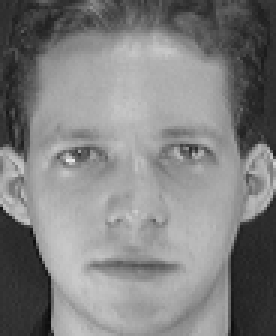
#> input picture 202618003_Lab7/data/archive/s1/1.pgm, 92 x 112 px (shown 3 times larger); its folder holds only this picture in this run
$ jupyter execute --allow-errors 202618003_Lab07.ipynb
#> lines starting #> are read from the running program, lines starting #| are printed output that depends on the picture
# DS605 Lab Assignment 7
## Image Representation, PCA, Eigenfaces and Face Recognition

**Course:** DS605 — Fundamentals of Machine Learning

### Objective
The objective of this project is to represent face images numerically, reduce their dimensionality using Principal Component Analysis (PCA), visualize eigenfaces, reconstruct images, perform face recognition in the reduced feature space, and compare the results with traditional machine-learning classifiers.

### Project Workflow
1. Load and inspect the grayscale face images.
2. Flatten the images into feature vectors and create the feature matrix.
3. Split the dataset into training and testing sets.
4. Implement PCA using NumPy eigendecomposition and Singular Value Decomposition (SVD).
5. Analyze explained variance and visualize eigenfaces.
6. Reconstruct images and evaluate compression.
7. Perform similarity-based face recognition.
8. Compare recognition performance using raw pixels and PCA features.
9. Train and evaluate traditional machine-learning classifiers.
10. Summarize the findings and prepare the project for GitHub.

**Reproducibility:** A fixed random seed will be used wherever randomness is involved.

**Implementation constraint:** PCA and eigenface calculations will be implemented using NumPy linear-algebra operations, without using scikit-learn's PCA implementation.

[cell 1]
# ============================================================
# 1. IMPORTS AND PROJECT CONFIGURATION
# ============================================================

from pathlib import Path

import numpy as np
import pandas as pd
import matplotlib.pyplot as plt

from PIL import Image

# Reproducibility
RANDOM_SEED = 42
np.random.seed(RANDOM_SEED)

# Display settings
np.set_printoptions(precision=4, suppress=True)
plt.rcParams["figure.figsize"] = (8, 5)

print("Imports completed successfully.")
print(f"NumPy version: {np.__version__}")
print(f"Pandas version: {pd.__version__}")

[cell 2]
# ============================================================
# 2. INSPECT THE CURRENT WORKING DIRECTORY
# ============================================================

PROJECT_ROOT = Path.cwd()

print("Current working directory:")
print(PROJECT_ROOT)

print("\nFiles and folders in the current directory:")

for item in sorted(PROJECT_ROOT.iterdir()):
    print(f"{'[DIR] ' if item.is_dir() else '[FILE]'} {item.name}")

## Part A — Image Representation

### A1. Dataset Inspection

Before processing the images, we inspect the dataset directory to identify its folder structure and image files. This helps us determine how subject labels can be extracted and how the images should be loaded.

[cell 3]
# ============================================================
# 3. DATASET DIRECTORY INSPECTION
# ============================================================

DATASET_ROOT = PROJECT_ROOT / "data"

if not DATASET_ROOT.exists():
    raise FileNotFoundError(
        f"Dataset directory not found: {DATASET_ROOT}"
    )

print("Dataset directory:", DATASET_ROOT)
print("\nTop-level contents:")

for item in sorted(DATASET_ROOT.iterdir()):
    print(f"{'[DIR] ' if item.is_dir() else '[FILE]'} {item.name}")

# Count files by extension recursively
all_dataset_files = [
    file_path
    for file_path in DATASET_ROOT.rglob("*")
    if file_path.is_file()
]

extension_counts = {}

for file_path in all_dataset_files:
    extension = file_path.suffix.lower() or "[no extension]"
    extension_counts[extension] = extension_counts.get(extension, 0) + 1

print("\nTotal files:", len(all_dataset_files))
print("\nFile counts by extension:")

for extension, count in sorted(extension_counts.items()):
    print(f"{extension}: {count}")

print("\nFirst 15 file paths:")

for file_path in all_dataset_files[:15]:
    print(file_path.relative_to(DATASET_ROOT))

### A2. Loading and Inspecting Images

The ORL dataset contains grayscale face images stored in PGM format. Each image will be loaded as a two-dimensional NumPy array, where each element represents a pixel intensity.

We will extract the subject label from the parent folder name and the image number from the filename. Before proceeding, we will verify that the images have consistent dimensions and inspect their intensity values.

[cell 4]
# ============================================================
# 4. LOAD ORL FACE IMAGES
# ============================================================

IMAGE_DATA_DIR = DATASET_ROOT / "archive"

if not IMAGE_DATA_DIR.exists():
    raise FileNotFoundError(
        f"Image directory not found: {IMAGE_DATA_DIR}"
    )

# Collect PGM image files
orl_image_paths = list(IMAGE_DATA_DIR.rglob("*.pgm"))

# Sort numerically by subject and image number
orl_image_paths = sorted(
    orl_image_paths,
    key=lambda path: (
        int(path.parent.name[1:]),
        int(path.stem)
    )
)

orl_image_arrays = []
orl_subject_labels = []
orl_image_filenames = []

for image_path in orl_image_paths:
    with Image.open(image_path) as image_file:
#> image_file is the input picture: PIL image 92x112 L; min 11, max 234, mean 128.3
        grayscale_image = np.asarray(
            image_file.convert("L"),
            dtype=np.uint8
        )

    orl_image_arrays.append(grayscale_image)
    orl_subject_labels.append(image_path.parent.name)
    orl_image_filenames.append(image_path.name)

print("Number of images loaded:", len(orl_image_arrays))
#| Number of images loaded: 2
print("Number of labels:", len(orl_subject_labels))
print("Number of unique subjects:", len(set(orl_subject_labels)))

[cell 5]
# ============================================================
# 5. VALIDATE DATASET STRUCTURE
# ============================================================

orl_image_shapes = [
    image_array.shape for image_array in orl_image_arrays
]
#> orl_image_shapes = [(112, 92), (112, 92)]

orl_unique_shapes = sorted(set(orl_image_shapes))
#> orl_unique_shapes = [(112, 92)]

print("Unique image dimensions:", orl_unique_shapes)
#| Unique image dimensions: [(112, 92)]

print("\nFirst image:")
print("Shape:", orl_image_arrays[0].shape)
#| Shape: (112, 92)
print("Data type:", orl_image_arrays[0].dtype)
#| Data type: uint8
print("Minimum intensity:", orl_image_arrays[0].min())
#| Minimum intensity: 11
print("Maximum intensity:", orl_image_arrays[0].max())
#| Maximum intensity: 234
print("Mean intensity:", round(orl_image_arrays[0].mean(), 2))
#| Mean intensity: 128.34

# Count images per subject
orl_subject_counts = (
    pd.Series(orl_subject_labels, name="subject")
    .value_counts()
    .sort_index()
    .rename_axis("subject")
    .reset_index(name="image_count")
)

display(orl_subject_counts)

# Validate assumptions before further processing
assert len(orl_image_arrays) > 0, "No images were loaded."
assert len(orl_image_arrays) == len(orl_subject_labels)
assert len(orl_unique_shapes) == 1, (
    "Images have inconsistent dimensions; preprocessing is required."
)

print("\nDataset validation completed.")

[cell 6]
# ============================================================
# 6. VISUALIZE SAMPLE FACE IMAGES
# ============================================================

orl_sample_indices = [0, 1, 2, 9, 10, 20, 30, 39]

fig, axes = plt.subplots(2, 4, figsize=(12, 7))

#> (the rest of this cell did not finish here and is left out)

### A3. Flattening Images into Feature Vectors

A grayscale image is represented as a two-dimensional pixel matrix. Machine-learning algorithms require a numerical feature representation, so each image is flattened into a one-dimensional vector.

For an image of height \(H=112\) and width \(W=92\), the feature vector contains \(H \times W = 10{,}304\) pixel values.

Stacking the feature vectors produces the complete image matrix \(X\), where each row corresponds to an image and each column corresponds to a pixel position. A separate label vector stores the identity of the subject associated with each image.

[cell 7]
# ============================================================
# 7. CREATE THE COMPLETE IMAGE FEATURE MATRIX
# ============================================================

orl_image_height, orl_image_width = orl_image_arrays[0].shape
orl_num_pixels = orl_image_height * orl_image_width

# Flatten each image and stack the vectors row-wise
orl_image_matrix = np.stack(
    [image_array.reshape(-1) for image_array in orl_image_arrays],
    axis=0
)

# Store labels and filenames as NumPy arrays
orl_labels_array = np.asarray(orl_subject_labels)
orl_filenames_array = np.asarray(orl_image_filenames)

print("Image matrix shape:", orl_image_matrix.shape)
#| Image matrix shape: (2, 10304)
print("Labels array shape:", orl_labels_array.shape)
print("Number of pixel features:", orl_num_pixels)
#| Number of pixel features: 10304
print("Image matrix data type:", orl_image_matrix.dtype)
#| Image matrix data type: uint8

print("\nFirst 10 pixel values of the first image:")
print(orl_image_matrix[0, :10])
#| [48 49 45 47 49 57 39 42 53 49]

# Verify dimensions and alignment
#> (the rest of this cell did not finish here and is left out)

### A4. Creating a Reproducible Train-Test Split

We will divide the dataset into training and testing sets while ensuring that every subject is represented in both sets.

For each subject, seven images will be randomly assigned to training and the remaining three to testing. This gives a 70:30 split within every subject, with a fixed random seed for reproducibility.

We will implement the split using NumPy rather than scikit-learn, preserving the assignment's restriction on scikit-learn usage for the final traditional machine-learning comparison.

[cell 8]
# ============================================================
# 8. STRATIFIED TRAIN-TEST SPLIT USING NUMPY
# ============================================================

orl_split_rng = np.random.default_rng(RANDOM_SEED)

orl_unique_subjects = sorted(
    set(orl_labels_array),
    key=lambda subject_label: int(subject_label[1:])
)

orl_train_indices = []
orl_test_indices = []

for subject_label in orl_unique_subjects:
    # Find all indices belonging to the current subject
    subject_image_indices = np.flatnonzero(
        orl_labels_array == subject_label
    )

    # Randomly shuffle this subject's image indices
    shuffled_subject_indices = orl_split_rng.permutation(
        subject_image_indices
    )

    # Use 7 images for training and 3 for testing
    orl_train_indices.extend(shuffled_subject_indices[:7])
    orl_test_indices.extend(shuffled_subject_indices[7:])

# Convert index lists to arrays
orl_train_indices = np.asarray(orl_train_indices, dtype=int)
orl_test_indices = np.asarray(orl_test_indices, dtype=int)

# Shuffle the combined training and testing indices independently
orl_train_indices = orl_split_rng.permutation(orl_train_indices)
orl_test_indices = orl_split_rng.permutation(orl_test_indices)

# Create training and testing datasets
orl_X_train_raw = orl_image_matrix[orl_train_indices].astype(np.float64)
orl_X_test_raw = orl_image_matrix[orl_test_indices].astype(np.float64)
#> orl_X_test_raw = empty array

orl_y_train = orl_labels_array[orl_train_indices]
orl_y_test = orl_labels_array[orl_test_indices]

print("Training feature matrix:", orl_X_train_raw.shape)
#| Training feature matrix: (2, 10304)
print("Testing feature matrix:", orl_X_test_raw.shape)
#| Testing feature matrix: (0, 10304)
print("Training labels:", orl_y_train.shape)
print("Testing labels:", orl_y_test.shape)

print("\nImages per subject in training:")
print(pd.Series(orl_y_train).value_counts().sort_index().to_dict())

print("\nImages per subject in testing:")
print(pd.Series(orl_y_test).value_counts().sort_index().to_dict())

# Verify the split
#> (the rest of this cell did not finish here and is left out)

[cell 9]
# ============================================================
# 9. VERIFY SUBJECT COVERAGE AND SPLIT INTEGRITY
# ============================================================

orl_split_summary = pd.DataFrame({
    "subject": orl_unique_subjects,
    "training_images": [
        np.sum(orl_y_train == subject_label)
        for subject_label in orl_unique_subjects
    ],
    "testing_images": [
        np.sum(orl_y_test == subject_label)
        for subject_label in orl_unique_subjects
    ]
})

display(orl_split_summary.head(10))

print("Subjects represented in training:", len(set(orl_y_train)))
print("Subjects represented in testing:", len(set(orl_y_test)))
print("Total training images:", len(orl_y_train))
print("Total testing images:", len(orl_y_test))

#> (the rest of this cell did not finish here and is left out)

## Part B — PCA, Eigenfaces and Compression

### B1. Mean Face and Mean Centering

Principal Component Analysis (PCA) transforms high-dimensional data into a lower-dimensional representation while preserving as much variance as possible.

The mean face is calculated by averaging the training images pixel by pixel. Each training image is then centered by subtracting this mean face.

For the training matrix \(X_{\text{train}}\), containing \(n\) images and \(p\) pixel features, the mean face is

\[
\boldsymbol{\mu}=\frac{1}{n}\sum_{i=1}^{n}\mathbf{x}_i.
\]

The centered training matrix is

\[
X_c=X_{\text{train}}-\boldsymbol{\mu}.
\]

Centering is essential because PCA identifies directions of maximum variance relative to the mean of the training data. The mean face will also serve as the reference when reconstructing images.

[cell 10]
# ============================================================
# 10. COMPUTE THE MEAN FACE AND CENTER THE TRAINING DATA
# ============================================================

orl_mean_face_vector = np.mean(orl_X_train_raw, axis=0)
#> orl_mean_face_vector = 10304 values, max 200.5 at index 3445, min 16 at index 9766, mean 121

orl_X_train_centered = (
    orl_X_train_raw - orl_mean_face_vector
)

# Center test images using the TRAINING mean only
orl_X_test_centered = (
    orl_X_test_raw - orl_mean_face_vector
)
#> orl_X_test_centered = empty array

# Reshape the mean vector back into an image
orl_mean_face_image = orl_mean_face_vector.reshape(
    orl_image_height,
    orl_image_width
)
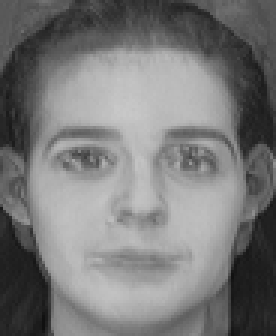
#> orl_mean_face_image: shape (112, 92) float64 (shown 3 times larger); min 16, max 200.5, mean 121

print("Mean face vector shape:", orl_mean_face_vector.shape)
#| Mean face vector shape: (10304,)
print("Centered training matrix:", orl_X_train_centered.shape)
#| Centered training matrix: (2, 10304)
print("Centered testing matrix:", orl_X_test_centered.shape)
#| Centered testing matrix: (0, 10304)
print(
    "Maximum absolute mean of centered training features:",
    np.max(np.abs(np.mean(orl_X_train_centered, axis=0)))
)
#| Maximum absolute mean of centered training features: 0.0

fig, axes = plt.subplots(1, 2, figsize=(9, 4))

axes[0].imshow(orl_mean_face_image, cmap="gray")
axes[0].set_title("Mean Face")
axes[0].axis("off")

axes[1].imshow(
    orl_X_train_centered[0].reshape(
        orl_image_height, orl_image_width
    ),
    cmap="gray"
)
axes[1].set_title("First Centered Training Face")
axes[1].axis("off")

plt.tight_layout()
plt.show()
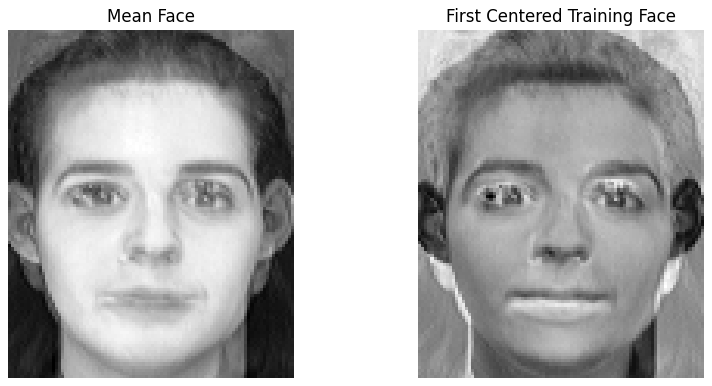
#> figure drawn by matplotlib, 2 panels

### B2. Covariance-Based PCA Using NumPy Eigendecomposition

The covariance matrix describes how pixel features vary together. In conventional PCA, it is computed as

\[
C=\frac{1}{n-1}X_c^\top X_c.
\]

The eigenvectors of \(C\) represent principal directions, and the corresponding eigenvalues indicate the variance captured by those directions.

However, \(C\) would have dimensions \(10{,}304 \times 10{,}304\). Instead, we use the smaller Gram matrix

\[
G=\frac{1}{n-1}X_cX_c^\top.
\]

We eigendecompose \(G\) and recover the principal directions in pixel space using

\[
\mathbf{v}_j=
\frac{X_c^\top\mathbf{u}_j}
{\sqrt{(n-1)\lambda_j}},
\]

where \(\lambda_j\) and \(\mathbf{u}_j\) are the corresponding eigenvalue and eigenvector of \(G\).

This approach avoids constructing the much larger covariance matrix while recovering the same nonzero principal directions, up to numerical precision and sign.

[cell 11]
# ============================================================
# 11. PCA USING THE GRAM MATRIX AND EIGENDECOMPOSITION
# ============================================================

orl_num_train_samples = orl_X_train_centered.shape[0]
#> (the rest of the program and of its run is left out)
